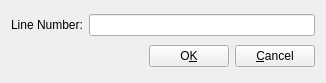
<?xml version="1.0" encoding="UTF-8"?>
<ui version="4.0">
 <class>RgGoToLineDialog</class>
 <widget class="QWidget" name="rgGoToLineDialog">
  <property name="geometry">
   <rect>
    <x>0</x>
    <y>0</y>
    <width>326</width>
    <height>83</height>
   </rect>
  </property>
  <property name="sizePolicy">
   <sizepolicy hsizetype="Preferred" vsizetype="Fixed">
    <horstretch>0</horstretch>
    <verstretch>0</verstretch>
   </sizepolicy>
  </property>
  <property name="windowTitle">
   <string>Form</string>
  </property>
  <layout class="QVBoxLayout" name="verticalLayout">
   <item>
    <layout class="QHBoxLayout" name="horizontalLayout">
     <item>
      <widget class="QLabel" name="lineNumberLabel">
       <property name="sizePolicy">
        <sizepolicy hsizetype="Preferred" vsizetype="Fixed">
         <horstretch>0</horstretch>
         <verstretch>0</verstretch>
        </sizepolicy>
       </property>
       <property name="text">
        <string>Line Number:</string>
       </property>
      </widget>
     </item>
     <item>
      <widget class="QLineEdit" name="lineNumberEdit"/>
     </item>
    </layout>
   </item>
   <item>
    <layout class="QHBoxLayout" name="horizontalLayout_2">
     <item>
      <spacer name="horizontalSpacer">
       <property name="orientation">
        <enum>Qt::Horizontal</enum>
       </property>
       <property name="sizeHint" stdset="0">
        <size>
         <width>40</width>
         <height>20</height>
        </size>
       </property>
      </spacer>
     </item>
     <item alignment="Qt::AlignRight">
      <widget class="QPushButton" name="okPushButton">
       <property name="cursor">
        <cursorShape>PointingHandCursor</cursorShape>
       </property>
       <property name="text">
        <string>O&amp;K</string>
       </property>
      </widget>
     </item>
     <item alignment="Qt::AlignRight">
      <widget class="QPushButton" name="cancelPushButton">
       <property name="cursor">
        <cursorShape>PointingHandCursor</cursorShape>
       </property>
       <property name="text">
        <string>&amp;Cancel</string>
       </property>
      </widget>
     </item>
    </layout>
   </item>
  </layout>
 </widget>
 <resources/>
 <connections/>
</ui>
